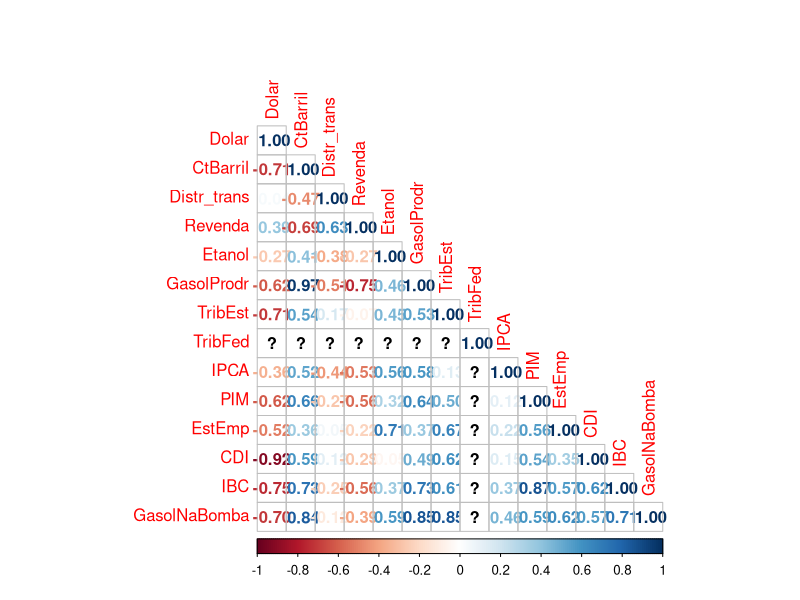
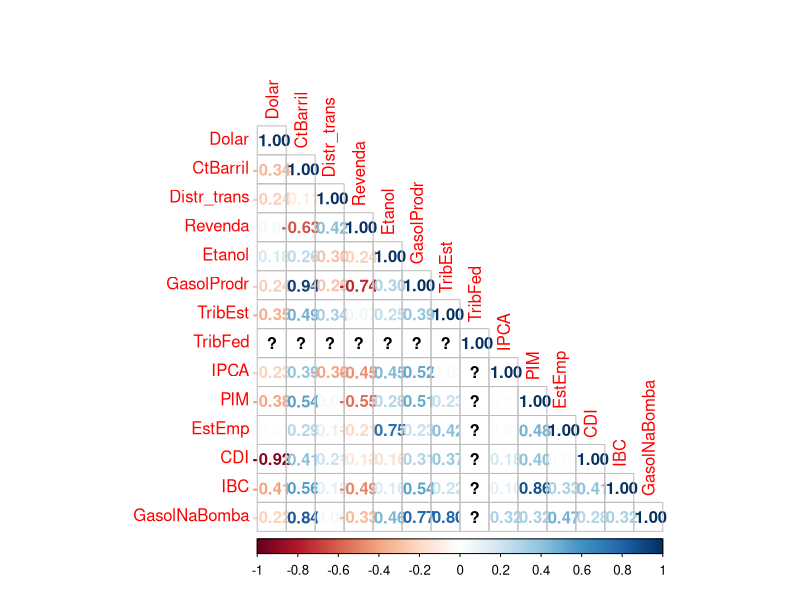
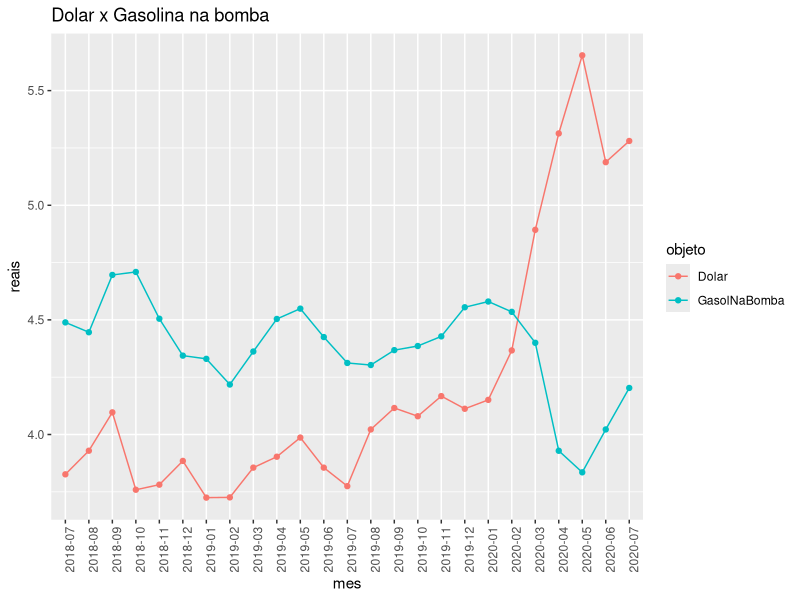
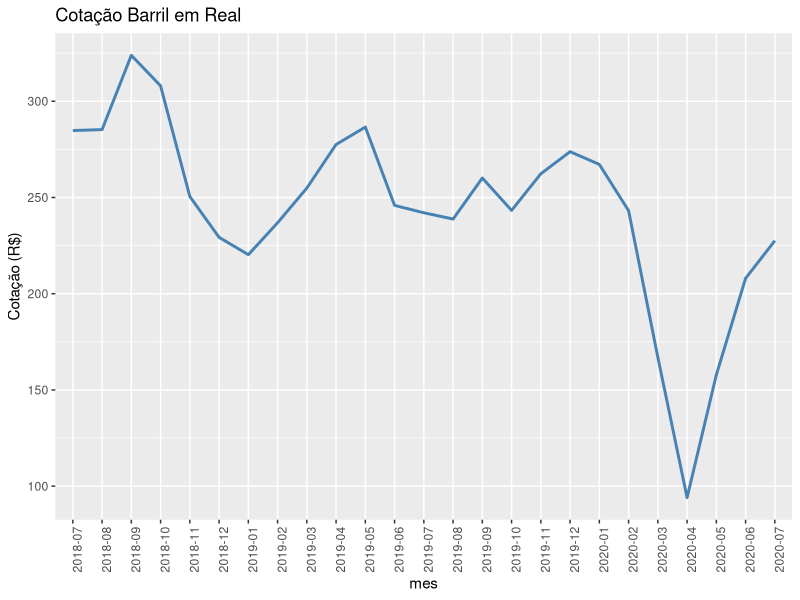

Generate these figures, in order, with R: (Note: this script raises an error after producing the figures.)
setwd("E:/Estudos/Trabalho_Bloco_A")
getwd()

library(dplyr)
library(tidyr) #adc por felipe para transpor a coluna em varias colunas
library(ggplot2)
#install.packages("viridis")
library(viridis)
#install.packages("patchwork")
library(patchwork) # Mostrar dois gráficos ao lado
library(modelr)
#library(tidyverse)
library(corrplot)
#install.packages("corrplot")
library(psych)
#install.packages("psych")
library(caret)





df_total <- read.csv("df_todas_regioes.csv")


df_brasil <- read.csv("df_brasil.csv")


df_sudeste <- read.csv("df_sudeste.csv")


df_sul <- read.csv("df_sul.csv")


df_centro_oeste <- read.csv("df_centro_oeste.csv")


df_nordeste <- read.csv("df_nordeste.csv")


df_norte <- read.csv("df_norte.csv")


#verificando linhas duplicadas
sum(duplicated(df_total))

#verifica se tem registros nulos
sum(is.na(df_total))


geraAnalise <- function(df,name) 
{ 
  
  #Estatisticas descritivas
  summname=sprintf("%s.txt",name)
  
  write.table(summary(df, maxsum = max(lengths(lapply(df, unique)))), file = summname, sep=';')
  

  
  
  #correlação
  df_cor <- df
  
  #converter para numérico
  for(i in 1:ncol(df_cor)){
    
    df_cor[,i]<- as.numeric(df_cor[,i])
  }
  
  #correlação pearson
   pearsonname=sprintf("pearson_%s.png",name)
   png(pearsonname, width = 600, height = 600, res = 72)
  
  
   corrplot(cor(df_cor[-1],method = "pearson"), method = "number", type = "lower")
  
   dev.off()
  #correlação spearman
  
   spearmanname=sprintf("spearman_%s.png",name)
   png(spearmanname, width = 600, height = 600, res = 72)
  
   corrplot(cor(df_cor[-1],method = "spearman"), method = "number", type = "lower")
  
   dev.off()
  
  
  #análise exploratória das principais variáveis
  
  #preço do dolar versus o preço da gasolina
  
  df_dl_gas <- df %>%
    tidyr::gather(objeto, reais,c(Dolar,GasolNaBomba))
  
  # str(df_dl_gas)
  # 
  file_dolarxgasol=sprintf("dolar_x_gasol_%s.png",name)

  ggplot(df_dl_gas, aes(x = mes, y = reais, color = objeto,group=objeto)) + geom_line() + geom_point()+ theme(axis.text.x = element_text(angle = 90, hjust = 1))+ ggtitle("Dolar x Gasolina na bomba")
  ggsave(file=file_dolarxgasol)

  #Gráfico da Cotação do barril em reais


  file_brent=sprintf("brent_%s.png",name)
  
  ggplot(data=df, aes(x=mes)) +
     geom_line(aes(y = CtBarril, group=2), color = "steelblue", size=1)+
     ggtitle("Cotação Barril em Real") +
     ylab("Cotação (R$)")+ theme(axis.text.x = element_text(angle = 90, hjust = 1))
  ggsave(file=file_brent)

  #gráfico da variação da alíquota de imposto

   file_imp=sprintf("Imp_%s.png",name)
   
   ggplot(data=df, aes(x=mes)) +
     geom_line(aes(y = PCTribEst, group=1), color = "darkred", size=1)+
     ggtitle("Alíquota impostos estaduais") +
     ylab("%")+ theme(axis.text.x = element_text(angle = 90, hjust = 1))
   ggsave(file=file_imp)
   
   
   #preço do tributo federal versus o preço da gasolina
   
   df_if_gas <- df %>%
     tidyr::gather(objeto, reais,c(TribFed,GasolNaBomba))
   
   file_trfedxgasol=sprintf("TribFed_x_gasol_%s.png",name)
   
   ggplot(df_if_gas, aes(x = mes, y = reais, color = objeto,group=objeto)) + geom_line() + geom_point()+ theme(axis.text.x = element_text(angle = 90, hjust = 1))+ ggtitle("Dolar x Gasolina na bomba")
   ggsave(file=file_trfedxgasol)  
   
   
   #Min-max Scaling
   
   preproc <- preProcess(df[,c(3,10,16)], method=c("range"))
   
   norm <- predict(preproc, df[,c(3,10,16)])
   norm$mes<-df$mes
   
   
   #Barril de petróleo x Gasolina na bomba normalizados
   df_bar_gas <- norm %>%
     tidyr::gather(objeto, Valor,c(CtBarril,GasolNaBomba))  
   
   file_bargasol=sprintf("barril_x_gasol_%s.png",name)
   
   ggplot(df_bar_gas, aes(x = mes, y = Valor, color = objeto,group=objeto)) + geom_line() + geom_point()+ theme(axis.text.x = element_text(angle = 90, hjust = 1))+ ggtitle("Barril de Petroleo x Gasolina na bomba (normalizados)")
   ggsave(file=file_bargasol)
   
   #Imposto Estadual x Gasolina na bomba normalizados
   df_tes_gas <- norm %>%
     tidyr::gather(objeto, Valor,c(PCTribEst,GasolNaBomba))  
   
   file_tesgasol=sprintf("TribEst_x_gasol_%s.png",name)
   
   ggplot(df_tes_gas, aes(x = mes, y = Valor, color = objeto,group=objeto)) + geom_line() + geom_point()+ theme(axis.text.x = element_text(angle = 90, hjust = 1))+ ggtitle("Tributo Estadual x Gasolina na bomba (normalizados)")
   ggsave(file=file_tesgasol)
   
}

geraAnalise(df_brasil,"brasil")

geraAnalise(df_sudeste,"sudeste")

geraAnalise(df_sul,"sul")

geraAnalise(df_centro_oeste,"centro oeste")

geraAnalise(df_nordeste,"nordeste")

geraAnalise(df_norte,"norte")
